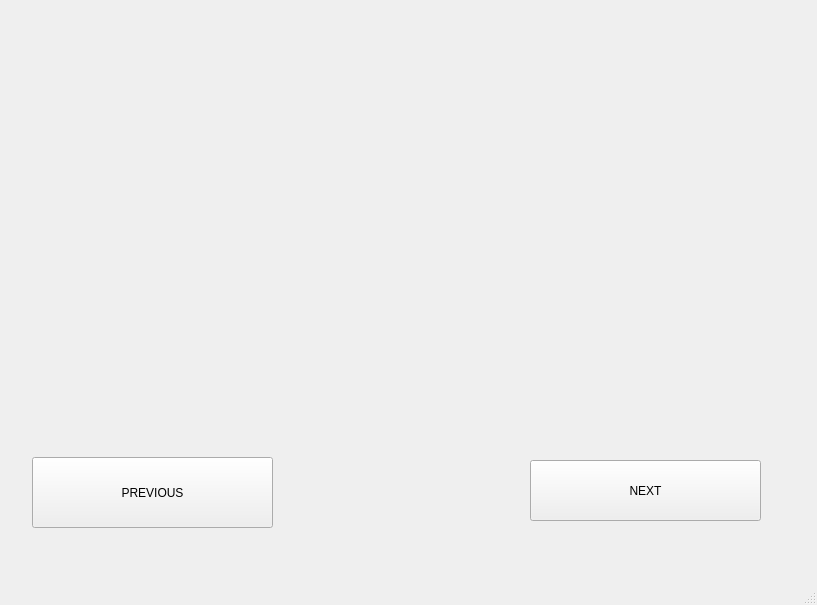
<?xml version="1.0" encoding="UTF-8"?>
<ui version="4.0">
 <class>MainWindow</class>
 <widget class="QMainWindow" name="MainWindow">
  <property name="geometry">
   <rect>
    <x>0</x>
    <y>0</y>
    <width>817</width>
    <height>605</height>
   </rect>
  </property>
  <property name="windowTitle">
   <string>MainWindow</string>
  </property>
  <widget class="QWidget" name="centralwidget">
   <widget class="QLabel" name="photo">
    <property name="geometry">
     <rect>
      <x>-10</x>
      <y>-40</y>
      <width>821</width>
      <height>441</height>
     </rect>
    </property>
    <property name="text">
     <string/>
    </property>
    <property name="pixmap">
     <pixmap>Images/IMG_2791_1.jpg</pixmap>
    </property>
    <property name="scaledContents">
     <bool>true</bool>
    </property>
   </widget>
   <widget class="QPushButton" name="previous">
    <property name="geometry">
     <rect>
      <x>32</x>
      <y>457</y>
      <width>241</width>
      <height>71</height>
     </rect>
    </property>
    <property name="text">
     <string>PREVIOUS</string>
    </property>
   </widget>
   <widget class="QPushButton" name="next">
    <property name="geometry">
     <rect>
      <x>530</x>
      <y>460</y>
      <width>231</width>
      <height>61</height>
     </rect>
    </property>
    <property name="text">
     <string>NEXT</string>
    </property>
   </widget>
  </widget>
  <widget class="QMenuBar" name="menubar">
   <property name="geometry">
    <rect>
     <x>0</x>
     <y>0</y>
     <width>817</width>
     <height>26</height>
    </rect>
   </property>
  </widget>
  <widget class="QStatusBar" name="statusbar"/>
 </widget>
 <resources/>
 <connections/>
</ui>
